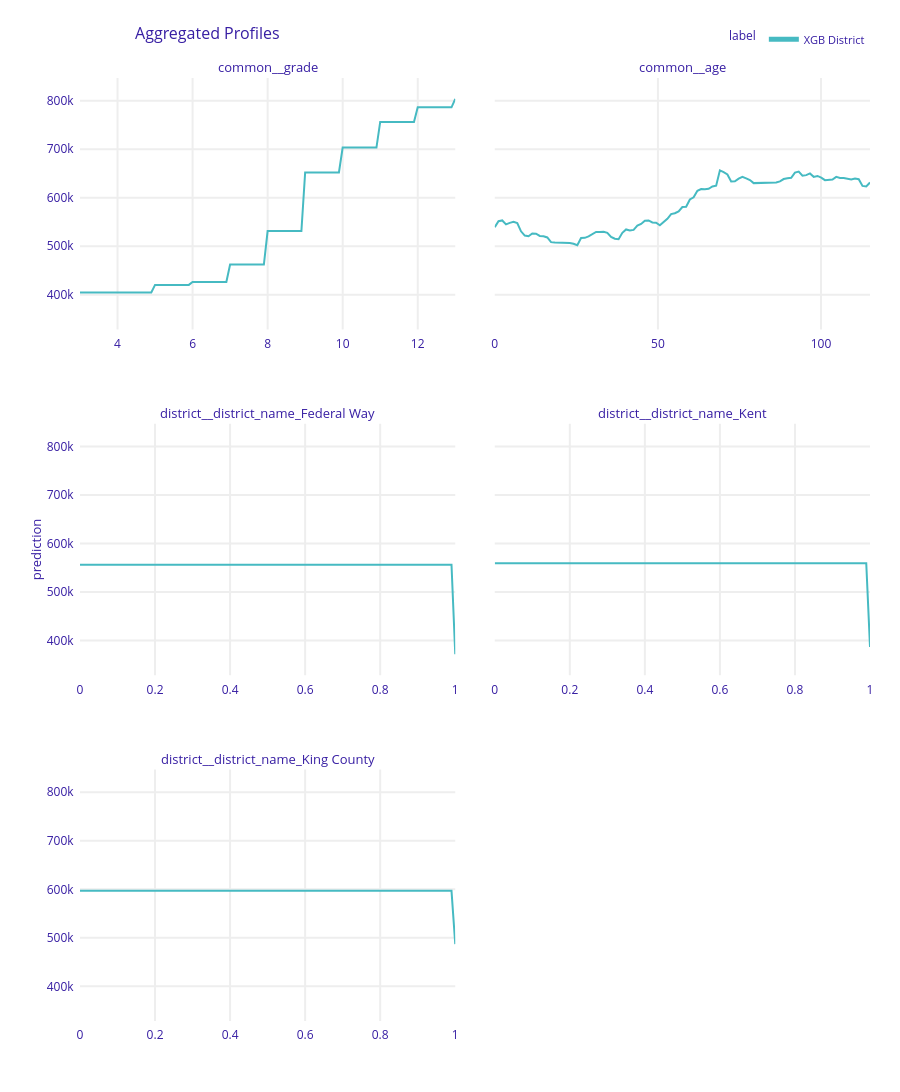

This figure's notebook cell:
### Code cell
pdp = dalex_explainers['XGB District'].model_profile(variables=['common__grade', 'common__age', 'district__district_name_Federal Way', 'district__district_name_Kent', 'district__district_name_King County'], type="partial")
pdp.plot()

### Figure 1 — Plotly figure (JSON) as saved in the notebook; plotly's stock layout.template omitted (floating-point values rounded to 4 significant figures; data arrays with more than 128 entries replaced by an {"elided": "..."} marker saying what was removed)
{"data": [{"customdata": {"elided": "101x3 mixed values"}, "hovertemplate": "<b>%{hovertext}</b><br><br>prediction=%{y:.3f}<br>mean_prediction=%{customdata[0]:.3f}<extra></extra>", "hovertext": ["XGB District", "XGB District", "XGB District", "XGB District", "XGB District", "XGB District", "XGB District", "XGB District", "XGB District", "XGB District", "XGB District", "XGB District", "XGB District", "XGB District", "XGB District", "XGB District", "XGB District", "XGB District", "XGB District", "XGB District", "XGB District", "XGB District", "XGB District", "XGB District", "XGB District", "XGB District", "XGB District", "XGB District", "XGB District", "XGB District", "XGB District", "XGB District", "XGB District", "XGB District", "XGB District", "XGB District", "XGB District", "XGB District", "XGB District", "XGB District", "XGB District", "XGB District", "XGB District", "XGB District", "XGB District", "XGB District", "XGB District", "XGB District", "XGB District", "XGB District", "XGB District", "XGB District", "XGB District", "XGB District", "XGB District", "XGB District", "XGB District", "XGB District", "XGB District", "XGB District", "XGB District", "XGB District", "XGB District", "XGB District", "XGB District", "XGB District", "XGB District", "XGB District", "XGB District", "XGB District", "XGB District", "XGB District", "XGB District", "XGB District", "XGB District", "XGB District", "XGB District", "XGB District", "XGB District", "XGB District", "XGB District", "XGB District", "XGB District", "XGB District", "XGB District", "XGB District", "XGB District", "XGB District", "XGB District", "XGB District", "XGB District", "XGB District", "XGB District", "XGB District", "XGB District", "XGB District", "XGB District", "XGB District", "XGB District", "XGB District", "XGB District"], "legendgroup": "XGB District", "line": {"color": "#46bac2", "dash": "solid", "width": 2}, "marker": {"symbol": "circle"}, "mode": "lines", "name": "XGB District", "opacity": 1, "orientation": "v", "showlegend": true, "type": "scatter", "x": [3.0, 3.1, 3.2, 3.3, 3.4, 3.5, 3.6, 3.7, 3.8, 3.9, 4.0, 4.1, 4.2, 4.3, 4.4, 4.5, 4.6, 4.7, 4.8, 4.9, 5.0, 5.1, 5.2, 5.3, 5.4, 5.5, 5.6, 5.7, 5.8, 5.9, 6.0, 6.1, 6.2, 6.3, 6.4, 6.5, 6.6, 6.7, 6.8, 6.9, 7.0, 7.1, 7.2, 7.3, 7.4, 7.5, 7.6, 7.7, 7.8, 7.9, 8.0, 8.1, 8.2, 8.3, 8.4, 8.5, 8.6, 8.7, 8.8, 8.9, 9.0, 9.1, 9.2, 9.3, 9.4, 9.5, 9.6, 9.7, 9.8, 9.9, 10.0, 10.1, 10.2, 10.3, 10.4, 10.5, 10.6, 10.7, 10.8, 10.9, 11.0, 11.1, 11.2, 11.3, 11.4, 11.5, 11.6, 11.7, 11.8, 11.9, 12.0, 12.1, 12.2, 12.3, 12.4, 12.5, 12.6, 12.7, 12.8, 12.9, 13.0], "xaxis": "x5", "y": [404700.0, 404700.0, 404700.0, 404700.0, 404700.0, 404700.0, 404700.0, 404700.0, 404700.0, 404700.0, 404700.0, 404700.0, 404700.0, 404700.0, 404700.0, 404700.0, 404700.0, 404700.0, 404700.0, 404700.0, 420400.0, 420400.0, 420400.0, 420400.0, 420400.0, 420400.0, 420400.0, 420400.0, 420400.0, 420400.0, 426400.0, 426400.0, 426400.0, 426400.0, 426400.0, 426400.0, 426400.0, 426400.0, 426400.0, 426400.0, 462300.0, 462300.0, 462300.0, 462300.0, 462300.0, 462300.0, 462300.0, 462300.0, 462300.0, 462300.0, 531400.0, 531400.0, 531400.0, 531400.0, 531400.0, 531400.0, 531400.0, 531400.0, 531400.0, 531400.0, 652200.0, 652200.0, 652200.0, 652200.0, 652200.0, 652200.0, 652200.0, 652200.0, 652200.0, 652200.0, 703400.0, 703400.0, 703400.0, 703400.0, 703400.0, 703400.0, 703400.0, 703400.0, 703400.0, 703400.0, 756200.0, 756200.0, 756200.0, 756200.0, 756200.0, 756200.0, 756200.0, 756200.0, 756200.0, 756200.0, 786400.0, 786400.0, 786400.0, 786400.0, 786400.0, 786400.0, 786400.0, 786400.0, 786400.0, 786400.0, 803700.0], "yaxis": "y5"}, {"customdata": {"elided": "101x3 mixed values"}, "hovertemplate": "<b>%{hovertext}</b><br><br>prediction=%{y:.3f}<br>mean_prediction=%{customdata[0]:.3f}<extra></extra>", "hovertext": ["XGB District", "XGB District", "XGB District", "XGB District", "XGB District", "XGB District", "XGB District", "XGB District", "XGB District", "XGB District", "XGB District", "XGB District", "XGB District", "XGB District", "XGB District", "XGB District", "XGB District", "XGB District", "XGB District", "XGB District", "XGB District", "XGB District", "XGB District", "XGB District", "XGB District", "XGB District", "XGB District", "XGB District", "XGB District", "XGB District", "XGB District", "XGB District", "XGB District", "XGB District", "XGB District", "XGB District", "XGB District", "XGB District", "XGB District", "XGB District", "XGB District", "XGB District", "XGB District", "XGB District", "XGB District", "XGB District", "XGB District", "XGB District", "XGB District", "XGB District", "XGB District", "XGB District", "XGB District", "XGB District", "XGB District", "XGB District", "XGB District", "XGB District", "XGB District", "XGB District", "XGB District", "XGB District", "XGB District", "XGB District", "XGB District", "XGB District", "XGB District", "XGB District", "XGB District", "XGB District", "XGB District", "XGB District", "XGB District", "XGB District", "XGB District", "XGB District", "XGB District", "XGB District", "XGB District", "XGB District", "XGB District", "XGB District", "XGB District", "XGB District", "XGB District", "XGB District", "XGB District", "XGB District", "XGB District", "XGB District", "XGB District", "XGB District", "XGB District", "XGB District", "XGB District", "XGB District", "XGB District", "XGB District", "XGB District", "XGB District", "XGB District"], "legendgroup": "XGB District", "line": {"color": "#46bac2", "dash": "solid", "width": 2}, "marker": {"symbol": "circle"}, "mode": "lines", "name": "XGB District", "opacity": 1, "orientation": "v", "showlegend": false, "type": "scatter", "x": [0.0, 1.15, 2.3, 3.45, 4.6, 5.75, 6.9, 8.05, 9.2, 10.35, 11.5, 12.65, 13.8, 14.95, 16.1, 17.25, 18.4, 19.55, 20.7, 21.85, 23.0, 24.15, 25.3, 26.45, 27.6, 28.75, 29.9, 31.05, 32.2, 33.35, 34.5, 35.65, 36.8, 37.95, 39.1, 40.25, 41.4, 42.55, 43.7, 44.85, 46.0, 47.15, 48.3, 49.45, 50.6, 51.75, 52.9, 54.05, 55.2, 56.35, 57.5, 58.65, 59.8, 60.95, 62.1, 63.25, 64.4, 65.55, 66.7, 67.85, 69.0, 70.15, 71.3, 72.45, 73.6, 74.75, 75.9, 77.05, 78.2, 79.35, 80.5, 81.65, 82.8, 83.95, 85.1, 86.25, 87.4, 88.55, 89.7, 90.85, 92.0, 93.15, 94.3, 95.45, 96.6, 97.75, 98.9, 100.0, 101.2, 102.3, 103.5, 104.6, 105.8, 106.9, 108.1, 109.2, 110.4, 111.5, 112.7, 113.8, 115.0], "xaxis": "x6", "y": [539300.0, 551600.0, 553200.0, 545200.0, 548300.0, 550400.0, 547900.0, 530900.0, 522100.0, 520600.0, 526400.0, 525800.0, 521300.0, 520600.0, 518100.0, 508500.0, 507800.0, 507400.0, 508400.0, 507200.0, 506900.0, 505200.0, 502200.0, 517100.0, 517400.0, 520500.0, 525400.0, 529400.0, 529200.0, 529700.0, 527800.0, 519400.0, 515700.0, 514500.0, 527800.0, 534700.0, 532700.0, 533800.0, 542500.0, 546100.0, 552600.0, 553300.0, 549200.0, 548500.0, 543200.0, 549000.0, 556700.0, 566300.0, 568200.0, 572100.0, 581000.0, 581500.0, 596500.0, 600900.0, 614300.0, 618100.0, 617400.0, 618600.0, 623200.0, 625000.0, 656600.0, 652800.0, 648100.0, 633700.0, 633800.0, 639400.0, 643200.0, 639900.0, 636600.0, 630200.0, 630200.0, 630300.0, 630800.0, 630300.0, 630900.0, 631700.0, 633900.0, 638600.0, 640200.0, 641200.0, 651900.0, 654000.0, 645600.0, 646700.0, 650200.0, 643100.0, 645000.0, 641500.0, 636300.0, 636900.0, 637700.0, 643000.0, 640900.0, 640900.0, 638800.0, 637700.0, 639800.0, 638300.0, 624500.0, 623300.0, 631400.0], "yaxis": "y6"}, {"customdata": {"elided": "101x3 mixed values"}, "hovertemplate": "<b>%{hovertext}</b><br><br>prediction=%{y:.3f}<br>mean_prediction=%{customdata[0]:.3f}<extra></extra>", "hovertext": ["XGB District", "XGB District", "XGB District", "XGB District", "XGB District", "XGB District", "XGB District", "XGB District", "XGB District", "XGB District", "XGB District", "XGB District", "XGB District", "XGB District", "XGB District", "XGB District", "XGB District", "XGB District", "XGB District", "XGB District", "XGB District", "XGB District", "XGB District", "XGB District", "XGB District", "XGB District", "XGB District", "XGB District", "XGB District", "XGB District", "XGB District", "XGB District", "XGB District", "XGB District", "XGB District", "XGB District", "XGB District", "XGB District", "XGB District", "XGB District", "XGB District", "XGB District", "XGB District", "XGB District", "XGB District", "XGB District", "XGB District", "XGB District", "XGB District", "XGB District", "XGB District", "XGB District", "XGB District", "XGB District", "XGB District", "XGB District", "XGB District", "XGB District", "XGB District", "XGB District", "XGB District", "XGB District", "XGB District", "XGB District", "XGB District", "XGB District", "XGB District", "XGB District", "XGB District", "XGB District", "XGB District", "XGB District", "XGB District", "XGB District", "XGB District", "XGB District", "XGB District", "XGB District", "XGB District", "XGB District", "XGB District", "XGB District", "XGB District", "XGB District", "XGB District", "XGB District", "XGB District", "XGB District", "XGB District", "XGB District", "XGB District", "XGB District", "XGB District", "XGB District", "XGB District", "XGB District", "XGB District", "XGB District", "XGB District", "XGB District", "XGB District"], "legendgroup": "XGB District", "line": {"color": "#46bac2", "dash": "solid", "width": 2}, "marker": {"symbol": "circle"}, "mode": "lines", "name": "XGB District", "opacity": 1, "orientation": "v", "showlegend": false, "type": "scatter", "x": [0.0, 0.01, 0.02, 0.03, 0.04, 0.05, 0.06, 0.07, 0.08, 0.09, 0.1, 0.11, 0.12, 0.13, 0.14, 0.15, 0.16, 0.17, 0.18, 0.19, 0.2, 0.21, 0.22, 0.23, 0.24, 0.25, 0.26, 0.27, 0.28, 0.29, 0.3, 0.31, 0.32, 0.33, 0.34, 0.35, 0.36, 0.37, 0.38, 0.39, 0.4, 0.41, 0.42, 0.43, 0.44, 0.45, 0.46, 0.47, 0.48, 0.49, 0.5, 0.51, 0.52, 0.53, 0.54, 0.55, 0.56, 0.57, 0.58, 0.59, 0.6, 0.61, 0.62, 0.63, 0.64, 0.65, 0.66, 0.67, 0.68, 0.69, 0.7, 0.71, 0.72, 0.73, 0.74, 0.75, 0.76, 0.77, 0.78, 0.79, 0.8, 0.81, 0.82, 0.83, 0.84, 0.85, 0.86, 0.87, 0.88, 0.89, 0.9, 0.91, 0.92, 0.93, 0.94, 0.95, 0.96, 0.97, 0.98, 0.99, 1.0], "xaxis": "x3", "y": [556500.0, 556500.0, 556500.0, 556500.0, 556500.0, 556500.0, 556500.0, 556500.0, 556500.0, 556500.0, 556500.0, 556500.0, 556500.0, 556500.0, 556500.0, 556500.0, 556500.0, 556500.0, 556500.0, 556500.0, 556500.0, 556500.0, 556500.0, 556500.0, 556500.0, 556500.0, 556500.0, 556500.0, 556500.0, 556500.0, 556500.0, 556500.0, 556500.0, 556500.0, 556500.0, 556500.0, 556500.0, 556500.0, 556500.0, 556500.0, 556500.0, 556500.0, 556500.0, 556500.0, 556500.0, 556500.0, 556500.0, 556500.0, 556500.0, 556500.0, 556500.0, 556500.0, 556500.0, 556500.0, 556500.0, 556500.0, 556500.0, 556500.0, 556500.0, 556500.0, 556500.0, 556500.0, 556500.0, 556500.0, 556500.0, 556500.0, 556500.0, 556500.0, 556500.0, 556500.0, 556500.0, 556500.0, 556500.0, 556500.0, 556500.0, 556500.0, 556500.0, 556500.0, 556500.0, 556500.0, 556500.0, 556500.0, 556500.0, 556500.0, 556500.0, 556500.0, 556500.0, 556500.0, 556500.0, 556500.0, 556500.0, 556500.0, 556500.0, 556500.0, 556500.0, 556500.0, 556500.0, 556500.0, 556500.0, 556500.0, 371700.0], "yaxis": "y3"}, {"customdata": {"elided": "101x3 mixed values"}, "hovertemplate": "<b>%{hovertext}</b><br><br>prediction=%{y:.3f}<br>mean_prediction=%{customdata[0]:.3f}<extra></extra>", "hovertext": ["XGB District", "XGB District", "XGB District", "XGB District", "XGB District", "XGB District", "XGB District", "XGB District", "XGB District", "XGB District", "XGB District", "XGB District", "XGB District", "XGB District", "XGB District", "XGB District", "XGB District", "XGB District", "XGB District", "XGB District", "XGB District", "XGB District", "XGB District", "XGB District", "XGB District", "XGB District", "XGB District", "XGB District", "XGB District", "XGB District", "XGB District", "XGB District", "XGB District", "XGB District", "XGB District", "XGB District", "XGB District", "XGB District", "XGB District", "XGB District", "XGB District", "XGB District", "XGB District", "XGB District", "XGB District", "XGB District", "XGB District", "XGB District", "XGB District", "XGB District", "XGB District", "XGB District", "XGB District", "XGB District", "XGB District", "XGB District", "XGB District", "XGB District", "XGB District", "XGB District", "XGB District", "XGB District", "XGB District", "XGB District", "XGB District", "XGB District", "XGB District", "XGB District", "XGB District", "XGB District", "XGB District", "XGB District", "XGB District", "XGB District", "XGB District", "XGB District", "XGB District", "XGB District", "XGB District", "XGB District", "XGB District", "XGB District", "XGB District", "XGB District", "XGB District", "XGB District", "XGB District", "XGB District", "XGB District", "XGB District", "XGB District", "XGB District", "XGB District", "XGB District", "XGB District", "XGB District", "XGB District", "XGB District", "XGB District", "XGB District", "XGB District"], "legendgroup": "XGB District", "line": {"color": "#46bac2", "dash": "solid", "width": 2}, "marker": {"symbol": "circle"}, "mode": "lines", "name": "XGB District", "opacity": 1, "orientation": "v", "showlegend": false, "type": "scatter", "x": [0.0, 0.01, 0.02, 0.03, 0.04, 0.05, 0.06, 0.07, 0.08, 0.09, 0.1, 0.11, 0.12, 0.13, 0.14, 0.15, 0.16, 0.17, 0.18, 0.19, 0.2, 0.21, 0.22, 0.23, 0.24, 0.25, 0.26, 0.27, 0.28, 0.29, 0.3, 0.31, 0.32, 0.33, 0.34, 0.35, 0.36, 0.37, 0.38, 0.39, 0.4, 0.41, 0.42, 0.43, 0.44, 0.45, 0.46, 0.47, 0.48, 0.49, 0.5, 0.51, 0.52, 0.53, 0.54, 0.55, 0.56, 0.57, 0.58, 0.59, 0.6, 0.61, 0.62, 0.63, 0.64, 0.65, 0.66, 0.67, 0.68, 0.69, 0.7, 0.71, 0.72, 0.73, 0.74, 0.75, 0.76, 0.77, 0.78, 0.79, 0.8, 0.81, 0.82, 0.83, 0.84, 0.85, 0.86, 0.87, 0.88, 0.89, 0.9, 0.91, 0.92, 0.93, 0.94, 0.95, 0.96, 0.97, 0.98, 0.99, 1.0], "xaxis": "x4", "y": [559500.0, 559500.0, 559500.0, 559500.0, 559500.0, 559500.0, 559500.0, 559500.0, 559500.0, 559500.0, 559500.0, 559500.0, 559500.0, 559500.0, 559500.0, 559500.0, 559500.0, 559500.0, 559500.0, 559500.0, 559500.0, 559500.0, 559500.0, 559500.0, 559500.0, 559500.0, 559500.0, 559500.0, 559500.0, 559500.0, 559500.0, 559500.0, 559500.0, 559500.0, 559500.0, 559500.0, 559500.0, 559500.0, 559500.0, 559500.0, 559500.0, 559500.0, 559500.0, 559500.0, 559500.0, 559500.0, 559500.0, 559500.0, 559500.0, 559500.0, 559500.0, 559500.0, 559500.0, 559500.0, 559500.0, 559500.0, 559500.0, 559500.0, 559500.0, 559500.0, 559500.0, 559500.0, 559500.0, 559500.0, 559500.0, 559500.0, 559500.0, 559500.0, 559500.0, 559500.0, 559500.0, 559500.0, 559500.0, 559500.0, 559500.0, 559500.0, 559500.0, 559500.0, 559500.0, 559500.0, 559500.0, 559500.0, 559500.0, 559500.0, 559500.0, 559500.0, 559500.0, 559500.0, 559500.0, 559500.0, 559500.0, 559500.0, 559500.0, 559500.0, 559500.0, 559500.0, 559500.0, 559500.0, 559500.0, 559500.0, 386800.0], "yaxis": "y4"}, {"customdata": {"elided": "101x3 mixed values"}, "hovertemplate": "<b>%{hovertext}</b><br><br>prediction=%{y:.3f}<br>mean_prediction=%{customdata[0]:.3f}<extra></extra>", "hovertext": ["XGB District", "XGB District", "XGB District", "XGB District", "XGB District", "XGB District", "XGB District", "XGB District", "XGB District", "XGB District", "XGB District", "XGB District", "XGB District", "XGB District", "XGB District", "XGB District", "XGB District", "XGB District", "XGB District", "XGB District", "XGB District", "XGB District", "XGB District", "XGB District", "XGB District", "XGB District", "XGB District", "XGB District", "XGB District", "XGB District", "XGB District", "XGB District", "XGB District", "XGB District", "XGB District", "XGB District", "XGB District", "XGB District", "XGB District", "XGB District", "XGB District", "XGB District", "XGB District", "XGB District", "XGB District", "XGB District", "XGB District", "XGB District", "XGB District", "XGB District", "XGB District", "XGB District", "XGB District", "XGB District", "XGB District", "XGB District", "XGB District", "XGB District", "XGB District", "XGB District", "XGB District", "XGB District", "XGB District", "XGB District", "XGB District", "XGB District", "XGB District", "XGB District", "XGB District", "XGB District", "XGB District", "XGB District", "XGB District", "XGB District", "XGB District", "XGB District", "XGB District", "XGB District", "XGB District", "XGB District", "XGB District", "XGB District", "XGB District", "XGB District", "XGB District", "XGB District", "XGB District", "XGB District", "XGB District", "XGB District", "XGB District", "XGB District", "XGB District", "XGB District", "XGB District", "XGB District", "XGB District", "XGB District", "XGB District", "XGB District", "XGB District"], "legendgroup": "XGB District", "line": {"color": "#46bac2", "dash": "solid", "width": 2}, "marker": {"symbol": "circle"}, "mode": "lines", "name": "XGB District", "opacity": 1, "orientation": "v", "showlegend": false, "type": "scatter", "x": [0.0, 0.01, 0.02, 0.03, 0.04, 0.05, 0.06, 0.07, 0.08, 0.09, 0.1, 0.11, 0.12, 0.13, 0.14, 0.15, 0.16, 0.17, 0.18, 0.19, 0.2, 0.21, 0.22, 0.23, 0.24, 0.25, 0.26, 0.27, 0.28, 0.29, 0.3, 0.31, 0.32, 0.33, 0.34, 0.35, 0.36, 0.37, 0.38, 0.39, 0.4, 0.41, 0.42, 0.43, 0.44, 0.45, 0.46, 0.47, 0.48, 0.49, 0.5, 0.51, 0.52, 0.53, 0.54, 0.55, 0.56, 0.57, 0.58, 0.59, 0.6, 0.61, 0.62, 0.63, 0.64, 0.65, 0.66, 0.67, 0.68, 0.69, 0.7, 0.71, 0.72, 0.73, 0.74, 0.75, 0.76, 0.77, 0.78, 0.79, 0.8, 0.81, 0.82, 0.83, 0.84, 0.85, 0.86, 0.87, 0.88, 0.89, 0.9, 0.91, 0.92, 0.93, 0.94, 0.95, 0.96, 0.97, 0.98, 0.99, 1.0], "xaxis": "x", "y": [596900.0, 596900.0, 596900.0, 596900.0, 596900.0, 596900.0, 596900.0, 596900.0, 596900.0, 596900.0, 596900.0, 596900.0, 596900.0, 596900.0, 596900.0, 596900.0, 596900.0, 596900.0, 596900.0, 596900.0, 596900.0, 596900.0, 596900.0, 596900.0, 596900.0, 596900.0, 596900.0, 596900.0, 596900.0, 596900.0, 596900.0, 596900.0, 596900.0, 596900.0, 596900.0, 596900.0, 596900.0, 596900.0, 596900.0, 596900.0, 596900.0, 596900.0, 596900.0, 596900.0, 596900.0, 596900.0, 596900.0, 596900.0, 596900.0, 596900.0, 596900.0, 596900.0, 596900.0, 596900.0, 596900.0, 596900.0, 596900.0, 596900.0, 596900.0, 596900.0, 596900.0, 596900.0, 596900.0, 596900.0, 596900.0, 596900.0, 596900.0, 596900.0, 596900.0, 596900.0, 596900.0, 596900.0, 596900.0, 596900.0, 596900.0, 596900.0, 596900.0, 596900.0, 596900.0, 596900.0, 596900.0, 596900.0, 596900.0, 596900.0, 596900.0, 596900.0, 596900.0, 596900.0, 596900.0, 596900.0, 596900.0, 596900.0, 596900.0, 596900.0, 596900.0, 596900.0, 596900.0, 596900.0, 596900.0, 596900.0, 486900.0], "yaxis": "y"}], "layout": {"annotations": [{"font": {"size": 13}, "showarrow": false, "text": "district__district_name_King County", "x": 0.2375, "xanchor": "center", "xref": "paper", "y": 0.2667, "yanchor": "bottom", "yref": "paper"}, {"font": {"size": 13}, "showarrow": false, "text": "district__district_name_Federal Way", "x": 0.2375, "xanchor": "center", "xref": "paper", "y": 0.6333, "yanchor": "bottom", "yref": "paper"}, {"font": {"size": 13}, "showarrow": false, "text": "district__district_name_Kent", "x": 0.7625, "xanchor": "center", "xref": "paper", "y": 0.6333, "yanchor": "bottom", "yref": "paper"}, {"font": {"size": 13}, "showarrow": false, "text": "common__grade", "x": 0.2375, "xanchor": "center", "xref": "paper", "y": 1, "yanchor": "bottom", "yref": "paper"}, {"font": {"size": 13}, "showarrow": false, "text": "common__age", "x": 0.7625, "xanchor": "center", "xref": "paper", "y": 1, "yanchor": "bottom", "yref": "paper"}, {"font": {"size": 13}, "showarrow": false, "text": "prediction", "textangle": -90, "x": -0.07, "xref": "paper", "y": 0.5, "yref": "paper"}], "font": {"color": "#371ea3"}, "height": 1169, "hovermode": "x unified", "legend": {"font": {"size": 11}, "itemsizing": "constant", "orientation": "h", "title": {"font": {"size": 12}, "text": "label"}, "tracegroupgap": 0, "x": 1, "xanchor": "right", "y": 1.026, "yanchor": "bottom"}, "margin": {"b": 71, "r": 30, "t": 78}, "title": {"font": {"size": 16}, "text": "Aggregated Profiles", "x": 0.15}, "xaxis": {"anchor": "y", "automargin": true, "domain": [0, 0.475], "fixedrange": true, "gridwidth": 2, "showticklabels": true, "tickcolor": "white", "ticklen": 3, "ticks": "outside", "title": {"text": ""}, "type": "linear", "zeroline": false}, "xaxis2": {"anchor": "y2", "automargin": true, "domain": [0.525, 1], "fixedrange": true, "gridwidth": 2, "showticklabels": true, "tickcolor": "white", "ticklen": 3, "ticks": "outside", "title": {"text": ""}, "type": "linear", "zeroline": false}, "xaxis3": {"anchor": "y3", "automargin": true, "domain": [0, 0.475], "fixedrange": true, "gridwidth": 2, "showticklabels": true, "tickcolor": "white", "ticklen": 3, "ticks": "outside", "title": {"text": ""}, "type": "linear", "zeroline": false}, "xaxis4": {"anchor": "y4", "automargin": true, "domain": [0.525, 1], "fixedrange": true, "gridwidth": 2, "showticklabels": true, "tickcolor": "white", "ticklen": 3, "ticks": "outside", "title": {"text": ""}, "type": "linear", "zeroline": false}, "xaxis5": {"anchor": "y5", "automargin": true, "domain": [0, 0.475], "fixedrange": true, "gridwidth": 2, "showticklabels": true, "tickcolor": "white", "ticklen": 3, "ticks": "outside", "title": {"text": ""}, "type": "linear", "zeroline": false}, "xaxis6": {"anchor": "y6", "automargin": true, "domain": [0.525, 1], "fixedrange": true, "gridwidth": 2, "showticklabels": true, "tickcolor": "white", "ticklen": 3, "ticks": "outside", "title": {"text": ""}, "type": "linear", "zeroline": false}, "yaxis": {"anchor": "x", "automargin": true, "domain": [0, 0.2667], "fixedrange": true, "gridwidth": 2, "range": [328500.0, 846900.0], "tickcolor": "white", "ticklen": 3, "ticks": "outside", "title": {"text": ""}, "type": "linear", "zeroline": false}, "yaxis2": {"anchor": "x2", "automargin": true, "domain": [0, 0.2667], "fixedrange": true, "gridwidth": 2, "matches": "y", "showticklabels": false, "tickcolor": "white", "ticklen": 3, "ticks": "outside", "title": {"text": ""}, "type": "linear", "zeroline": false}, "yaxis3": {"anchor": "x3", "automargin": true, "domain": [0.3667, 0.6333], "fixedrange": true, "gridwidth": 2, "matches": "y", "range": [328500.0, 846900.0], "tickcolor": "white", "ticklen": 3, "ticks": "outside", "title": {"text": ""}, "type": "linear", "zeroline": false}, "yaxis4": {"anchor": "x4", "automargin": true, "domain": [0.3667, 0.6333], "fixedrange": true, "gridwidth": 2, "matches": "y", "showticklabels": false, "tickcolor": "white", "ticklen": 3, "ticks": "outside", "title": {"text": ""}, "type": "linear", "zeroline": false}, "yaxis5": {"anchor": "x5", "automargin": true, "domain": [0.7333, 1], "fixedrange": true, "gridwidth": 2, "matches": "y", "range": [328500.0, 846900.0], "tickcolor": "white", "ticklen": 3, "ticks": "outside", "title": {"text": ""}, "type": "linear", "zeroline": false}, "yaxis6": {"anchor": "x6", "automargin": true, "domain": [0.7333, 1], "fixedrange": true, "gridwidth": 2, "matches": "y", "showticklabels": false, "tickcolor": "white", "ticklen": 3, "ticks": "outside", "title": {"text": ""}, "type": "linear", "zeroline": false}}}
